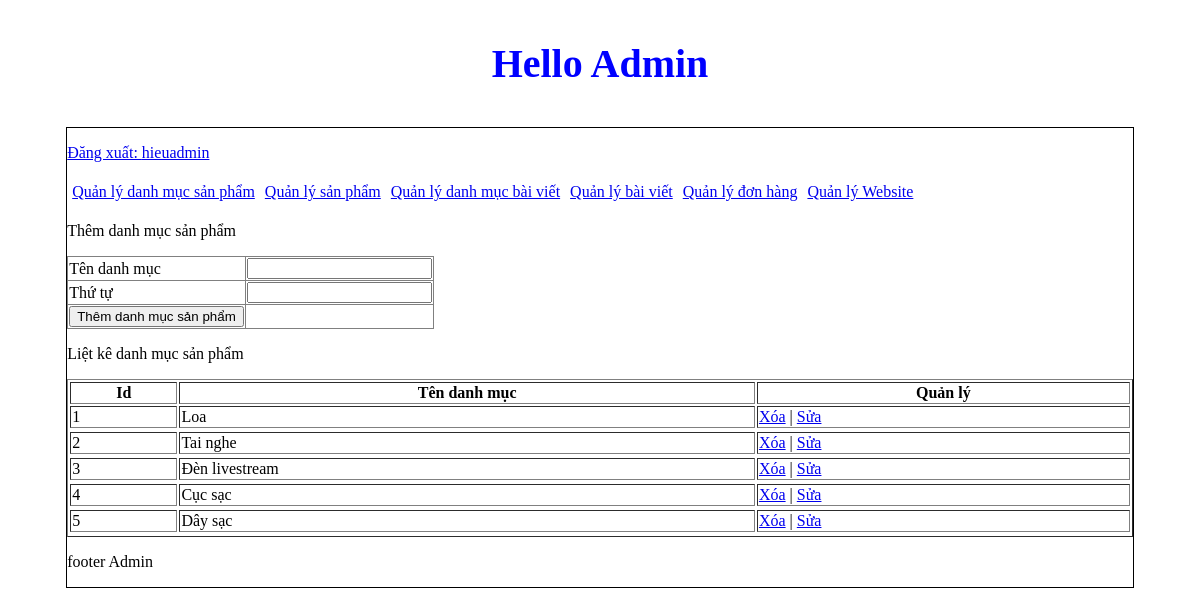
The app's page /admin/index.php?action=quanlydanhmucsanpham&query=them (signed in) with its own data.
### tables this page shows
CREATE TABLE `tbl_danhmuc` (
  `id_danhmuc` int(11) NOT NULL,
  `tendanhmuc` varchar(100) NOT NULL,
  `thutu` int(11) NOT NULL
);

### admin/modules/quanlydanhmucsp/lietke.php (the view)
<?php
    $sql_lietke_danhmucsp = "SELECT * FROM tbl_danhmuc ORDER BY thutu ASC";
    $query_lietke_danhmucsp = mysqli_query($mysqli,$sql_lietke_danhmucsp);
?>
<p>Liệt kê danh mục sản phẩm</p>
    <table style="width:100%" border="1" style="border-collapse: collapse;">
        <tr>
            <th>Id</th>
            <th>Tên danh mục</th>
            <th>Quản lý</th>
        </tr>
        <?php
        $i = 0;
        while($row = mysqli_fetch_array($query_lietke_danhmucsp)){
            $i++;
        ?>
        <tr>
            <td><?php echo $i ?></td>
            <td><?php echo $row['tendanhmuc'] ?></td>
            <td>
                <a href="../admin/modules/quanlydanhmucsp/xuly.php?iddanhmuc=<?php echo $row['id_danhmuc']?>">Xóa</a> | <a href="?action=quanlydanhmucsanpham&query=sua&iddanhmuc=<?php echo $row['id_danhmuc']?>">Sửa</a>
            </td>
        <tr>
        <?php
        }
        ?>
    </table>

### records on screen
tbl_danhmuc: tendanhmuc "Loa"
tbl_danhmuc: tendanhmuc "Tai nghe"
tbl_danhmuc: tendanhmuc "Đèn livestream"
tbl_danhmuc: tendanhmuc "Cục sạc"
tbl_danhmuc: tendanhmuc "Dây sạc"

### other values on screen
$_SESSION['dangnhap'] "hieuadmin"
